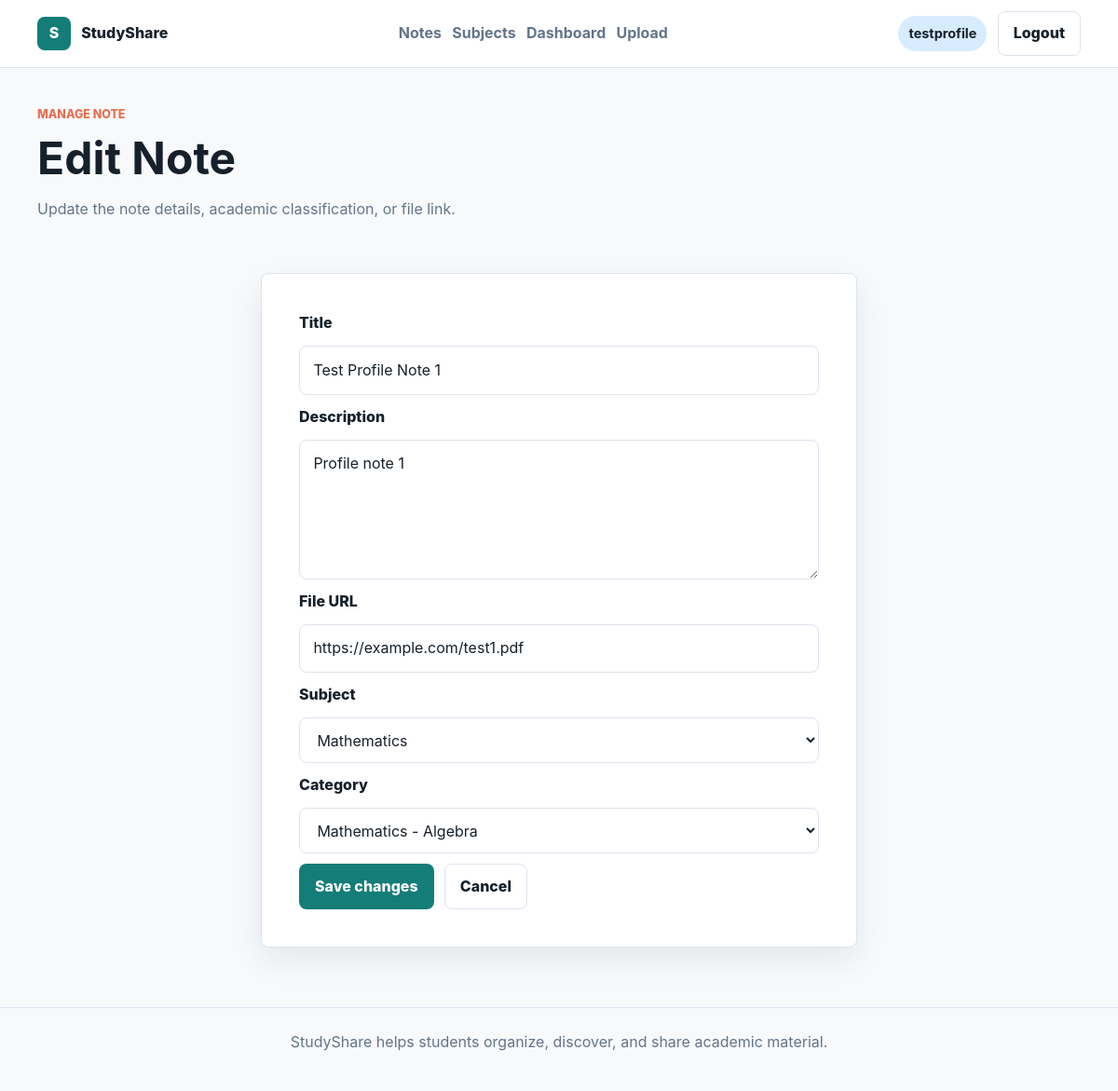
The app's page /notes/8/edit (signed in) with its own data.
### app/models/user.py (models this page shows, shortened)
class User(db.Model, UserMixin):
    __tablename__ = "users"
    id = db.Column(db.Integer, primary_key=True)
    username = db.Column(
        db.String(50),
        unique=True,
        nullable=False
    )
    email = db.Column(
        db.String(120),
        unique=True,
        nullable=False
    )
    password = db.Column(
        db.String(255),
        nullable=False
    )
    created_at = db.Column(
        db.DateTime,
        server_default=db.func.now()
    )
    notes = db.relationship(
        "Note",
        backref="author",
        lazy=True
    )

### app/models/note.py (models this page shows, shortened)
class Note(db.Model):
    __tablename__ = "notes"
    id = db.Column(db.Integer, primary_key=True)
    title = db.Column(
        db.String(150),
        nullable=False
    )
    description = db.Column(
        db.Text,
        nullable=False
    )
    file_url = db.Column(
        db.String(255),
        nullable=False
    )
    user_id = db.Column(
        db.Integer,
        db.ForeignKey("users.id"),
        nullable=False
    )
    subject_id = db.Column(
        db.Integer,
        db.ForeignKey("subjects.id"),
        nullable=False
    )
    category_id = db.Column(
        db.Integer,
        db.ForeignKey("categories.id"),
        nullable=False
    )
    created_at = db.Column(
        db.DateTime,
        server_default=db.func.now()
    )

### app/models/subject.py (models this page shows, shortened)
class Subject(db.Model):
    __tablename__ = "subjects"
    id = db.Column(db.Integer, primary_key=True)
    name = db.Column(
        db.String(100),
        unique=True,
        nullable=False
    )
    description = db.Column(
        db.Text,
        nullable=False
    )
    categories = db.relationship(
        "Category",
        backref="subject",
        lazy=True,
        cascade="all, delete-orphan"
    )
    notes = db.relationship(
        "Note",
        backref="subject",
        lazy=True
    )

### app/routes/notes.py (the view, shortened to what this page needs)
@notes.route("/notes/<int:note_id>/edit", methods=["GET", "POST"])
@login_required
def edit_note(note_id):
    note = Note.query.get_or_404(note_id)
    validate_note_owner(note)
    subjects = Subject.query.order_by(Subject.name.asc()).all()
    categories = Category.query.order_by(Category.name.asc()).all()
    return render_template(
        "edit_note.html",
        note=note,
        subjects=subjects,
        categories=categories
    )

### app/models/user.py (called while the page is built)
@login_manager.user_loader
def load_user(user_id):
    return User.query.get(int(user_id))

### app/routes/notes.py (called while the page is built)
def validate_note_owner(note):
    if note.user_id != current_user.id:
        abort(403)

### app/templates/edit_note.html (shortened to what this page needs)
{% extends "base.html" %}
{% block content %}
    <section class="page-heading">
        <div>
            <p class="eyebrow">Manage note</p>
            <h1>Edit Note</h1>
            <p class="muted">Update the note details, academic classification, or file link.</p>
        </div>
    </section>
    <section class="form-shell">
        <form class="form-card" method="POST">
            <label for="title">Title</label>
            <input id="title" type="text" name="title" value="{{ note.title }}" required>
            <label for="description">Description</label>
            <textarea id="description" name="description" required>{{ note.description }}</textarea>
            <label for="file_url">File URL</label>
            <input id="file_url" type="url" name="file_url" value="{{ note.file_url }}" required>
            <label for="subject_id">Subject</label>
            <select id="subject_id" name="subject_id" required>
                {% for subject in subjects %}
                    <option value="{{ subject.id }}" {% if subject.id == note.subject_id %}selected{% endif %}>
                        {{ subject.name }}
                    </option>
                {% endfor %}
            </select>
            <label for="category_id">Category</label>
            <select id="category_id" name="category_id" required>
                {% for category in categories %}
                    <option value="{{ category.id }}" {% if category.id == note.category_id %}selected{% endif %}>
                        {{ category.subject.name }} - {{ category.name }}
                    </option>
                {% endfor %}
            </select>
            <div class="form-actions">
                <button class="button button-primary" type="submit">Save changes</button>
                <a class="button button-secondary" href="{{ url_for('notes.note_detail', note_id=note.id) }}">Cancel</a>
            </div>
        </form>
    </section>
{% endblock %}

### app/templates/base.html (shortened to what this page needs)
<!DOCTYPE html>
<html lang="en">
<head>
    <link rel="stylesheet" href="{{ url_for('static', filename='css/main.css') }}">
</head>
<body>
    <header class="site-header">
        <nav class="navbar">
            <a class="brand" href="{{ url_for('home') }}">
                <span class="brand-mark">S</span>
                <span>StudyShare</span>
            </a>
            <div class="nav-links">
                <a href="{{ url_for('notes.list_notes') }}">Notes</a>
                <a href="{{ url_for('subjects.list_subjects') }}">Subjects</a>
                {% if current_user.is_authenticated %}
                    <a href="{{ url_for('auth.dashboard') }}">Dashboard</a>
                    <a href="{{ url_for('notes.upload_note') }}">Upload</a>
                {% endif %}
            </div>
            <div class="user-actions">
                {% if current_user.is_authenticated %}
                    <a href="{{ url_for('profile.profile_view') }}" class="user-chip">{{ current_user.username }}</a>
                    <a class="button button-secondary" href="{{ url_for('auth.logout') }}">Logout</a>
                {% else %}
                    <a class="button button-secondary" href="{{ url_for('auth.login') }}">Login</a>
                    <a class="button button-primary" href="{{ url_for('auth.register') }}">Register</a>
                {% endif %}
            </div>
        </nav>
    </header>
    <main class="page-shell">
        {% block content %}{% endblock %}
    </main>
    <footer class="site-footer">
        <p>StudyShare helps students organize, discover, and share academic material.</p>
    </footer>
</body>
</html>

### app/static/css/main.css (style rules this page uses)
:root { --color-bg: #f7f9fb; --color-surface: #ffffff; --color-ink: #17202a; --color-muted: #64748b; --color-border: #dbe4ee; --color-primary: #147d78; --color-primary-dark: #0f5f5b; --color-coral: #e76f51; --color-amber: #f2b84b; --color-sky: #d8ecff; --shadow-soft: 0 14px 34px rgba(23, 32, 42, 0.08); --radius: 8px; --space-xs: 0.35rem; --space-sm: 0.7rem; --space-md: 1rem; --space-lg: 1.5rem; --space-xl: 2.5rem; --space-2xl: 4rem; --font-body: Inter, ui-sans-serif, system-ui, -apple-system, BlinkMacSystemFont, "Segoe UI", sans-serif; }
* { box-sizing: border-box; }
body { margin: 0; min-height: 100vh; background: var(--color-bg); color: var(--color-ink); font-family: var(--font-body); line-height: 1.6; }
a { color: inherit; text-decoration: none; }
h1, h2, h3, h4, p { margin-top: 0; }
h1 { font-size: clamp(2rem, 4vw, 3.4rem); line-height: 1.05; margin-bottom: var(--space-md); }
input, textarea, select, button { font: inherit; }
.site-header { position: sticky; top: 0; z-index: 20; background: rgba(255, 255, 255, 0.92); border-bottom: 1px solid var(--color-border); backdrop-filter: blur(14px); }
.navbar { width: min(1120px, calc(100% - 32px)); margin: 0 auto; min-height: 72px; display: flex; align-items: center; justify-content: space-between; gap: var(--space-lg); }
.brand, .nav-links, .user-actions, .heading-actions, .hero-actions, .form-actions { display: flex; align-items: center; gap: var(--space-sm); }
.brand { font-weight: 800; color: var(--color-ink); }
.brand-mark { width: 36px; height: 36px; display: inline-grid; place-items: center; border-radius: var(--radius); background: var(--color-primary); color: white; }
.nav-links a { color: var(--color-muted); font-weight: 650; }
.user-chip { padding: 0.45rem 0.7rem; border-radius: 999px; background: var(--color-sky); color: var(--color-ink); font-size: 0.9rem; font-weight: 700; }
.page-shell { width: min(1120px, calc(100% - 32px)); margin: 0 auto; padding: var(--space-xl) 0 var(--space-2xl); }
.site-footer { border-top: 1px solid var(--color-border); padding: var(--space-lg); text-align: center; color: var(--color-muted); }
.eyebrow, .card-kicker { color: var(--color-coral); font-size: 0.78rem; font-weight: 800; letter-spacing: 0; text-transform: uppercase; }
.muted { color: var(--color-muted); }
.button { min-height: 42px; display: inline-flex; align-items: center; justify-content: center; border: 1px solid transparent; border-radius: var(--radius); padding: 0.65rem 1rem; font-weight: 800; cursor: pointer; }
.button-primary { background: var(--color-primary); color: white; }
.button-secondary { background: var(--color-surface); border-color: var(--color-border); color: var(--color-ink); }
.page-heading { display: flex; align-items: flex-end; justify-content: space-between; gap: var(--space-lg); margin-bottom: var(--space-xl); }
.card, .note-card, .subject-card, .stat-card, .auth-panel, .form-card, .detail-sidebar, .empty-state { background: var(--color-surface); border: 1px solid var(--color-border); border-radius: var(--radius); box-shadow: var(--shadow-soft); }
.form-shell, .auth-layout { display: grid; place-items: center; }
.form-card { display: grid; gap: var(--space-sm); width: min(640px, 100%); padding: var(--space-xl); }
label { color: var(--color-ink); font-weight: 800; }
input, textarea, select { width: 100%; border: 1px solid var(--color-border); border-radius: var(--radius); background: white; color: var(--color-ink); padding: 0.78rem 0.9rem; }
textarea { min-height: 150px; resize: vertical; }

### records on screen
User: username "testprofile"
Note: title "Test Profile Note 1", description "Profile note 1", file_url "https://example.com/test1.pdf", subject_id "Mathematics", category_id "Mathematics - Algebra"
